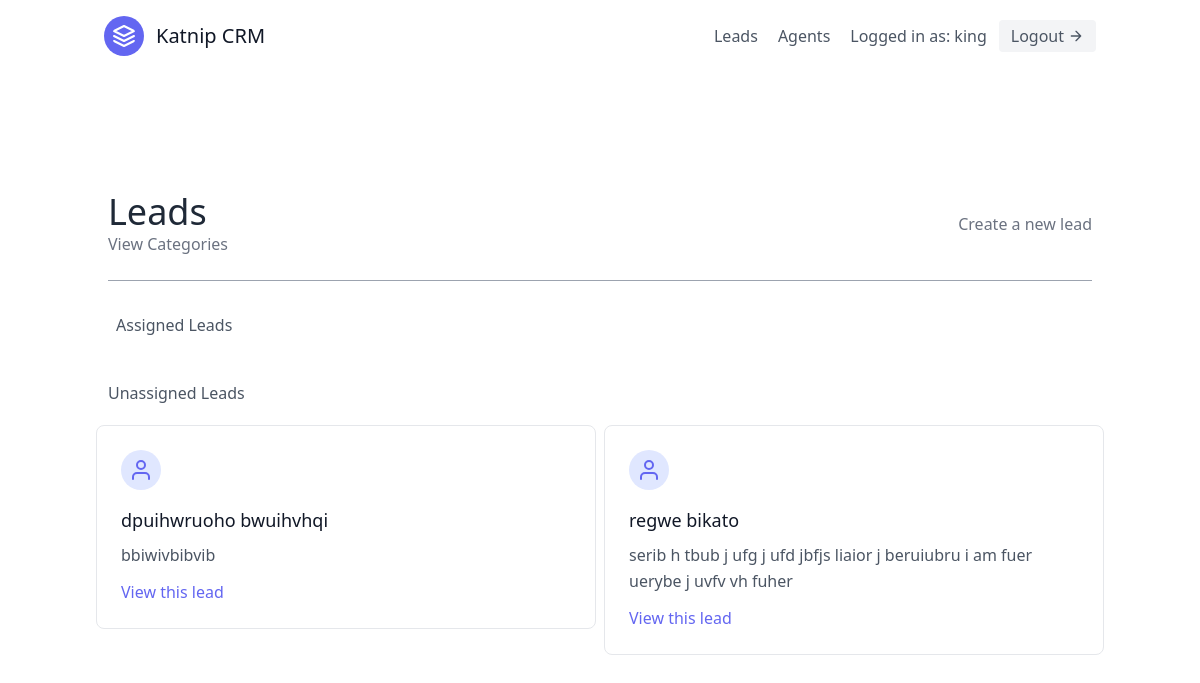
Before: /leads/ (signed in) with the older database file.
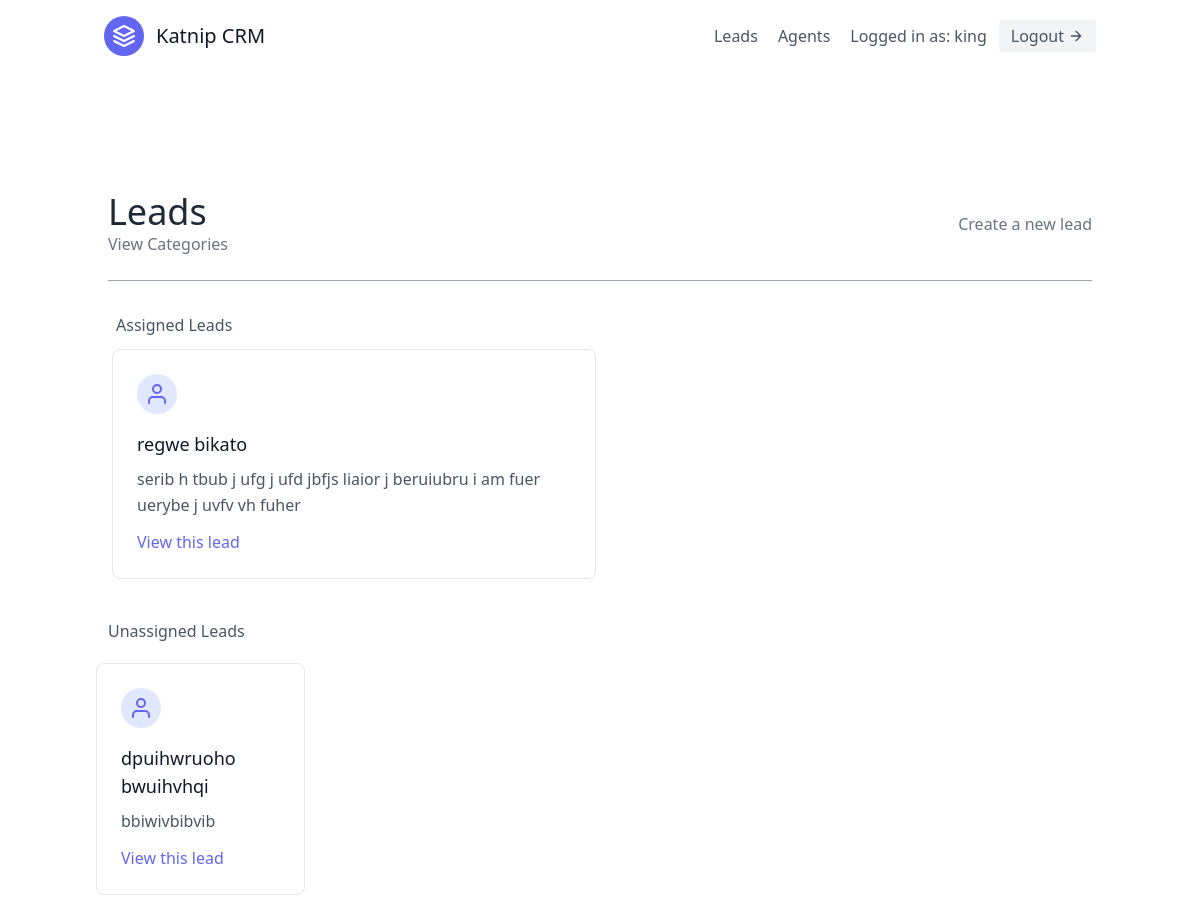
After: the same page with the newer database file.
### leads/models.py (models this page shows, shortened)
class Lead(models.Model):
    first_name = models.CharField(max_length=20)
    last_name = models.CharField(max_length=20)
    notes = models.TextField()
    age = models.IntegerField(default=0)
    agent = models.ForeignKey(
        "Agent", on_delete=models.SET_NULL, null=True, blank=True
    )
    organisation = models.ForeignKey(
        UserProfile, on_delete=models.CASCADE
    )
    category = models.ForeignKey(
        "Category", related_name="leads",on_delete=models.SET_NULL, null=True, blank=True
    )

### leads/views.py (the view)
# urls.py: path("", LeadListView.as_view(), name="lead-list"),
class LeadListView(LoginRequiredMixin, ListView):
    search_filters = None
    template_name = "leads/lead_list.html"
    context_object_name = "leads"
    def get_queryset(self):
        user = self.request.user
        if user.is_organiser:
            queryset = Lead.objects.filter(
                organisation=user.userprofile, agent__isnull=False
            )
        else:
            queryset = Lead.objects.filter(
                organisation=user.agent.organisation, agent__isnull=False
            )
            queryset = queryset.filter(agent__user=user)
        return queryset
    def get_context_data(self, **kwargs):
        context = super(LeadListView, self).get_context_data(**kwargs)
        user = self.request.user
        if user.is_organiser:
            queryset = Lead.objects.filter(
                organisation=user.userprofile, agent__isnull=True
            )
            context.update({"unassigned_leads": queryset})
        return context

### leads/templates/leads/lead_list.html (shortened to what this page needs)
{% extends "base.html" %}
{% block content %}
<section class="text-gray-600 body-font">
  <div class="container px-5 py-24 mx-auto flex flex-wrap">
    <div class="w-full mb-6 py-6 flex justify-between items-center border-b border-gray-400">
      <div>
        <h1 class="text-4xl text-gray-800">Leads</h1>
        <a class="text-gray-500 hover:text-blue-500" href="{% url 'leads:category-list' %}">View Categories</a>
      </div>
      {% if request.user.is_organiser %}
      <div>
        <a class="text-gray-500 hover:text-blue-500" href="{% url 'leads:lead-create' %}">Create a new lead</a>
      </div>
      {% endif %}
    </div>
    <div class="flex flex-wrap mx-auto w-full">
        <div class="p-2 w-full ">
            <h1>Assigned Leads</h1>
        </div>
        {% for lead in leads %}
        <div class="xl:w-1/3 md:w-1/2">
            <div class="border border-gray-200 p-6 m-1 rounded-lg">
                <div class="w-10 h-10 inline-flex items-center justify-center rounded-full bg-indigo-100 text-indigo-500 mb-4">
                    <svg fill="none" stroke="currentColor" stroke-linecap="round" stroke-linejoin="round" stroke-width="2" class="w-6 h-6" viewBox="0 0 24 24">
                        <path d="M20 21v-2a4 4 0 00-4-4H8a4 4 0 00-4 4v2"></path>
                        <circle cx="12" cy="7" r="4"></circle>
                    </svg>
                </div>
                <h2 class="text-lg text-gray-900 font-medium title-font mb-2">{{ lead.first_name }} {{ lead.last_name }}</h2>
                <p class="leading-relaxed text-base break-words">{{ lead.notes }}</p>
                <a href="{% url 'leads:lead-detail' lead.pk %}" class="mt-3 text-indigo-500 inline-flex items-center">
                  View this lead
                </a>
            </div>
        </div>
        {%endfor %}
    </div>
    {% if unassigned_leads.exists %}
    <div class="mt-5 flex flex-wrap -m-4">
        <div class="p-4 w-full ">
            <h1>Unassigned Leads</h1>
        </div>
        {% for lead in unassigned_leads %}
        <div class="xl:w-1/3 md:w-1/2">
            <div class="border border-gray-200 p-6 m-1 rounded-lg">
                <div class="w-10 h-10 inline-flex items-center justify-center rounded-full bg-indigo-100 text-indigo-500 mb-4">
                    <svg fill="none" stroke="currentColor" stroke-linecap="round" stroke-linejoin="round" stroke-width="2" class="w-6 h-6" viewBox="0 0 24 24">
                        <path d="M20 21v-2a4 4 0 00-4-4H8a4 4 0 00-4 4v2"></path>
                        <circle cx="12" cy="7" r="4"></circle>
                    </svg>
                </div>
                <h2 class="text-lg text-gray-900 font-medium title-font mb-2">{{ lead.first_name }} {{ lead.last_name }}</h2>
                <p class="leading-relaxed text-base break-words">{{ lead.notes }}</p>
                <a href="{% url 'leads:lead-detail' lead.pk %}" class="mt-3 text-indigo-500 inline-flex items-center">
                  View this lead
                </a>
            </div>
        </div>
        {%endfor %}
    </div>
    {% endif %}
  </div>
</section>
{% endblock content %}

Changed rows visible on the page:
changed Lead "regwe": moves from the list under "Unassigned Leads" to the list under "Assigned Leads"
